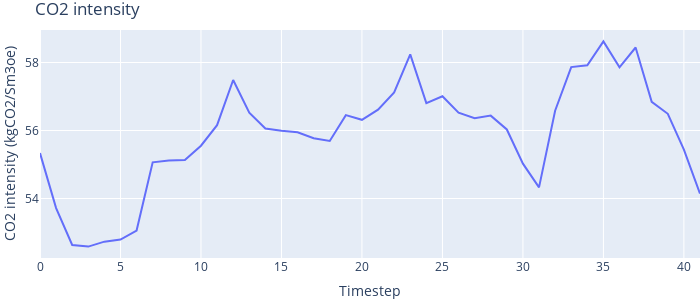

Notebook source saved alongside this figure:
### Code cell
fig=plots.plot_CO2_intensity(sim_result,filename=None)
fig.update_layout(autosize=False,width=700,height=300,margin=dict(l=0,r=0,t=30,b=0),title="CO2 intensity")

### Figure 1 — Plotly figure (JSON) as saved in the notebook; plotly's stock layout.template omitted (floating-point values rounded to 4 significant figures)
{"data": [{"hovertemplate": "time=%{x}<br>y=%{y}<extra></extra>", "legendgroup": "", "line": {"color": "#636efa", "dash": "solid"}, "marker": {"symbol": "circle"}, "mode": "lines", "name": "", "orientation": "v", "showlegend": false, "type": "scatter", "x": [0, 1, 2, 3, 4, 5, 6, 7, 8, 9, 10, 11, 12, 13, 14, 15, 16, 17, 18, 19, 20, 21, 22, 23, 24, 25, 26, 27, 28, 29, 30, 31, 32, 33, 34, 35, 36, 37, 38, 39, 40, 41], "xaxis": "x", "y": [55.34, 53.72, 52.63, 52.59, 52.73, 52.79, 53.06, 55.06, 55.11, 55.13, 55.55, 56.16, 57.49, 56.53, 56.06, 55.99, 55.95, 55.77, 55.69, 56.45, 56.31, 56.61, 57.12, 58.24, 56.81, 57.01, 56.53, 56.36, 56.44, 56.03, 55.02, 54.33, 56.58, 57.86, 57.92, 58.62, 57.86, 58.44, 56.84, 56.49, 55.44, 54.15], "yaxis": "y"}], "layout": {"autosize": false, "height": 300, "legend": {"tracegroupgap": 0}, "margin": {"b": 0, "l": 0, "r": 0, "t": 30}, "title": {"text": "CO2 intensity"}, "width": 700, "xaxis": {"anchor": "y", "domain": [0, 1], "title": {"text": "Timestep"}}, "yaxis": {"anchor": "x", "domain": [0, 1], "title": {"text": "CO2 intensity (kgCO2/Sm3oe)"}}}}
